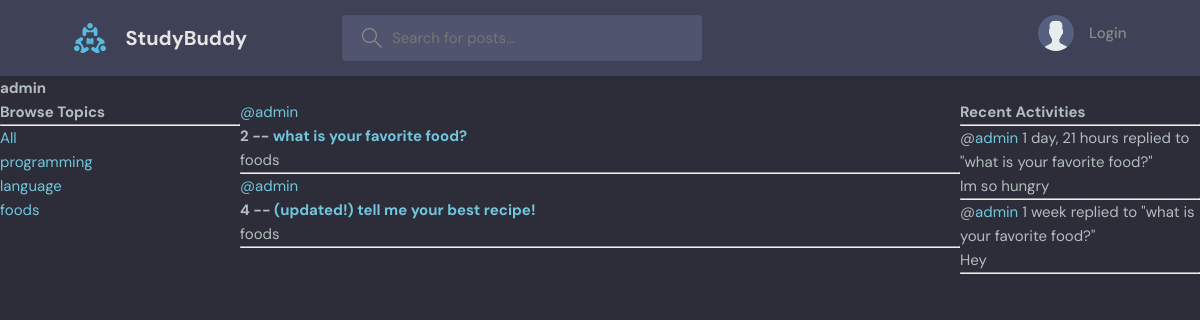
The page /profile/1 on the database as committed earlier.
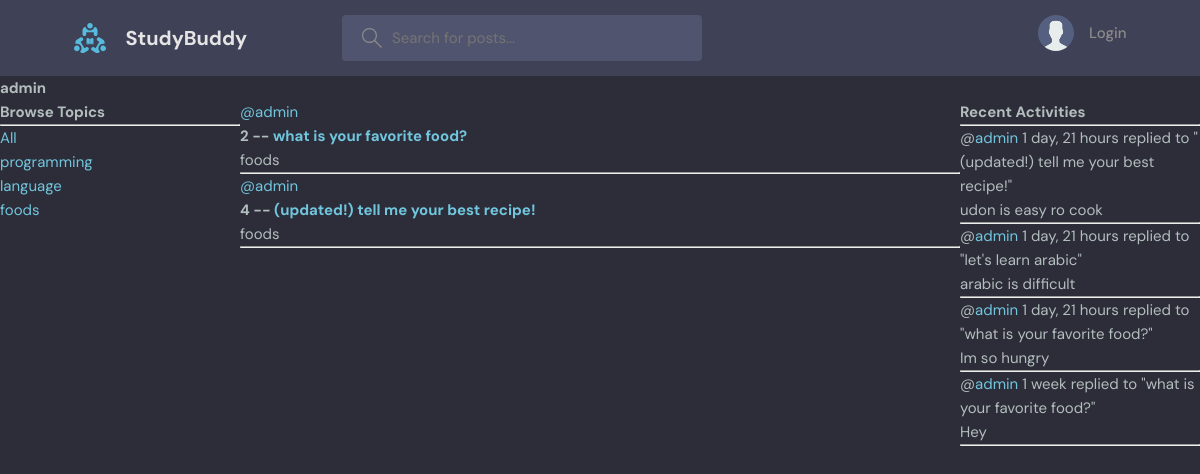
The same page on the database as committed later.
### base/models.py (models this page shows, shortened)
class Topic(models.Model):
    name = models.CharField(max_length=100)

class Room(models.Model):
    host = models.ForeignKey(User, on_delete=models.SET_NULL, null=True)
    topic = models.ForeignKey(Topic, on_delete=models.SET_NULL, null=True)
    name = models.CharField(max_length=100)
    description = models.TextField(null=True, blank=True)
    participants = models.ManyToManyField(User, related_name='participants', blank=True)
    updated = models.DateTimeField(auto_now=True)
    created = models.DateTimeField(auto_now_add=True)
    class Meta:
        ordering = ['-updated', '-created'] # descending order
    def __str__(self):
        return self.name

class Message(models.Model):
    user = models.ForeignKey(User, on_delete=models.CASCADE)  # one-to-many relationship
    room = models.ForeignKey(Room, on_delete=models.CASCADE)  # one-to-many relationship
    body = models.TextField()
    updated = models.DateTimeField(auto_now=True)
    created = models.DateTimeField(auto_now_add=True)
    class Meta:
        ordering = ['-updated', '-created'] # descending order
    def __str__(self):
        return self.body[0:50]  # returns only first 50 characters

### base/views.py (the view)
# urls.py: path('profile/<str:pk>', views.user_profile, name='user-profile'),
def user_profile(request, pk):
    user = User.objects.get(id=pk)
    rooms = user.room_set.all()
    room_messages = user.message_set.all()
    topics = Topic.objects.all()
    context = {'user': user, 'rooms': rooms, 'room_messages': room_messages, 'topics': topics}
    return render(request, 'base/profile.html', context)

### base/templates/base/profile.html (shortened to what this page needs)
{% extends 'main.html' %}
{% block content %}
    <h1>{{user.username}}</h1>
    <div class="profile-container">
        <div>
            {% include 'base/topics_component.html' %}
        </div>
        <div>
            {% include 'base/feed_component.html' %}
        </div>
        <div>
            {% include 'base/activity_component.html' %}
        </div>
    </div>
{% endblock content %}

### templates/main.html (shortened to what this page needs)
<!DOCTYPE html>
{% load static %}
<html lang="en">
  <head>
    <link rel="stylesheet" href="{% static 'styles/style.css' %}" />
  </head>
  <body>
    {% include 'navbar.html' %}
    {% block content %}
    {% endblock content %}
  </body>
</html>

### templates/navbar.html (shortened to what this page needs)
{% load static %}
<header class="header header--loggedIn">
    <div class="container">
      <a href="{% url 'home' %}" class="header__logo">
        <img src="{% static 'images/logo.svg' %}" />
        <h1>StudyBuddy</h1>
      </a>
      <form class="header__search" method="GET" action="{% url 'home' %}">
        <label>
          <input  name="q" placeholder="Search for posts..." />
        </label>
      </form>
      <nav class="header__menu">
        {% if request.user.is_authenticated %}
        <div class="header__user">
          <a href="profile.html">
            <div class="avatar avatar--medium active">
              <img src="https://randomuser.me/api/portraits/men/37.jpg" />
            </div>
            <p>{{request.user.username}} <span>@{{request.user.username}}</span></p>
          </a>
          <button class="dropdown-button">
            <svg version="1.1" xmlns="http://www.w3.org/2000/svg" width="32" height="32" viewBox="0 0 32 32">
              <title>chevron-down</title>
              <path d="M16 21l-13-13h-3l16 16 16-16h-3l-13 13z"></path>
            </svg>
          </button>
        </div>
        {% else %}
        <a href="{% url 'login' %}">
          <img src="{% static 'images/avatar.svg' %}" />
          <p>Login</p>
        </a>
        {% endif %}
      </nav>
    </div>
  </header>

### base/templates/base/topics_component.html
<h3>Browse Topics</h3>
<hr>
<div>
    <a href="{% url 'home' %}">All</a>
</div>
{% for topic in topics %}
    <div>
        <a href="{% url 'home' %}?q={{topic.name}}">{{topic.name}}</a>
    </div>
{% endfor %}

### base/templates/base/feed_component.html (shortened to what this page needs)
{% for room in rooms %}
<div>
    <a href="{% url 'user-profile' room.host.id %}">@{{room.host.username}}</a>
    <h5>
        {{room.id}} -- <a href="{% url 'room' room.id %}">{{room.name}}</a>
    </h5>
    <small>{{room.topic.name}}</small>
    <hr>
</div>
{% endfor %}

### base/templates/base/activity_component.html (shortened to what this page needs)
<h3>Recent Activities</h3>
<hr>
{% for message in room_messages %}
    <div>
        <small>@<a href="{% url 'user-profile' message.user.id %}">{{message.user}}</a> {{message.created | timesince}}</small>
        <small>replied to "{{message.room}}"</small>
        <p>{{message}}</p>
        <hr>
    </div>
{% endfor %}

### static/styles/style.css (style rules this page uses)
:root { --color-main: #71c6dd; --color-main-light: #e1f6fb; --color-dark: #3f4156; --color-dark-medium: #51546e; --color-dark-light: #696d97; --color-light: #e5e5e5; --color-gray: #8b8b8b; --color-light-gray: #b2bdbd; --color-bg: #2d2d39; --color-success: #5dd693; --color-error: #fc4b0b; }
* { font-family: "DM Sans", -apple-system, BlinkMacSystemFont, "Segoe UI", Roboto, Oxygen, Ubuntu, Cantarell, "Open Sans", "Helvetica Neue", sans-serif; margin: 0; padding: 0; box-sizing: border-box; text-rendering: optimizeLegibility; font-size: inherit; }
html { font-size: 56.25%; }
@media only screen and (min-width: 1200px) { html { font-size: 62.5%; } }
body { line-height: 1.6; font-weight: 400; font-size: 1.5rem; color: var(--color-light-gray); background-color: var(--color-bg); min-height: 100vh; }
img { width: 100%; }
a { display: inline-block; color: var(--color-main); text-decoration: none; }
.container { max-width: 120rem; width: 90%; margin: auto; }
.header { padding: 1.5rem; background-color: var(--color-dark); }
.header > .container { display: flex; gap: 9.5rem; }
.header__logo, .header__user { display: flex; gap: 2rem; align-items: center; }
.header__logo > img { height: 3.2rem; width: 3.2rem; }
.header__logo > h1 { font-weight: 700; font-size: 2rem; color: var(--color-light); }
.header__search > label { background-color: var(--color-dark-medium); padding: 1.3rem 1rem; display: flex; align-items: center; gap: 1rem; border-radius: 4px; }
.header__search svg { fill: var(--color-gray); width: 2rem; height: 2rem; margin-left: 1rem; }
.header__search input { width: 30rem; background: transparent; border: none; outline: none; color: var(--color-light); }
.header__menu { margin-left: auto; position: relative; }
.header__menu a { display: flex; gap: 1.5rem; align-items: center; font-weight: 500; text-decoration: none; color: var(--color-gray); }
.header__menu img { height: 3.6rem; }
.header__menu p { line-height: 1.2; }

### base/templates/base/profile.html (style rules this page uses)
.profile-container { display: grid; grid-template-columns: 1fr 3fr 1fr; }

Rows that differ between the two databases and show on the page:
added Message: user "admin", created "1 day, 21 hours", room "(updated!) tell me your best recipe!", body "udon is easy ro cook"
added Message: user "admin", created "1 day, 21 hours", room "let's learn arabic", body "arabic is difficult"
